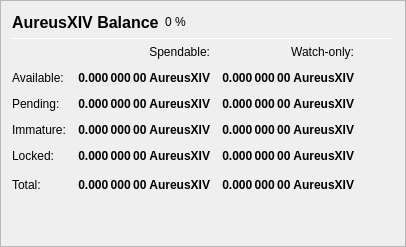
                   <widget class="QFrame" name="frame_Balances">
                    <property name="frameShape">
                     <enum>QFrame::StyledPanel</enum>
                    </property>
                    <property name="frameShadow">
                     <enum>QFrame::Raised</enum>
                    </property>
                    <layout class="QVBoxLayout" name="verticalLayout_4">
                     <item>
                      <layout class="QHBoxLayout" name="horizontalLayout_4">
                       <item>
                        <widget class="QLabel" name="label_5">
                         <property name="minimumSize">
                          <size>
                           <width>0</width>
                           <height>20</height>
                          </size>
                         </property>
                         <property name="font">
                          <font>
                           <pointsize>12</pointsize>
                           <weight>75</weight>
                           <bold>true</bold>
                          </font>
                         </property>
                         <property name="text">
                          <string>AureusXIV Balance</string>
                         </property>
                        </widget>
                       </item>
                       <item>
                        <widget class="QLabel" name="labelVITPercent">
                         <property name="text">
                          <string notr="true">0 %</string>
                         </property>
                        </widget>
                       </item>
                       <item>
                        <spacer name="horizontalSpacer_3">
                         <property name="orientation">
                          <enum>Qt::Horizontal</enum>
                         </property>
                         <property name="sizeHint" stdset="0">
                          <size>
                           <width>40</width>
                           <height>20</height>
                          </size>
                         </property>
                        </spacer>
                       </item>
                      </layout>
                     </item>
                     <item>
                      <widget class="Line" name="line_Balance">
                       <property name="minimumSize">
                        <size>
                         <width>0</width>
                         <height>1</height>
                        </size>
                       </property>
                       <property name="maximumSize">
                        <size>
                         <width>16777215</width>
                         <height>1</height>
                        </size>
                       </property>
                       <property name="orientation">
                        <enum>Qt::Horizontal</enum>
                       </property>
                      </widget>
                     </item>
                     <item>
                      <layout class="QGridLayout" name="gridLayout">
                       <property name="spacing">
                        <number>12</number>
                       </property>
                       <item row="0" column="1">
                        <widget class="QLabel" name="labelSpendable">
                         <property name="text">
                          <string>Spendable:</string>
                         </property>
                         <property name="alignment">
                          <set>Qt::AlignRight|Qt::AlignTrailing|Qt::AlignVCenter</set>
                         </property>
                        </widget>
                       </item>
                       <item row="0" column="2">
                        <widget class="QLabel" name="labelWatchonly">
                         <property name="text">
                          <string>Watch-only:</string>
                         </property>
                         <property name="alignment">
                          <set>Qt::AlignRight|Qt::AlignTrailing|Qt::AlignVCenter</set>
                         </property>
                        </widget>
                       </item>
                       <item row="1" column="0">
                        <widget class="QLabel" name="labelBalanceText">
                         <property name="text">
                          <string>Available:</string>
                         </property>
                        </widget>
                       </item>
                       <item row="1" column="1">
                        <widget class="QLabel" name="labelBalance">
                         <property name="font">
                          <font>
                           <weight>75</weight>
                           <bold>true</bold>
                          </font>
                         </property>
                         <property name="cursor">
                          <cursorShape>IBeamCursor</cursorShape>
                         </property>
                         <property name="toolTip">
                          <string>Your current spendable balance</string>
                         </property>
                         <property name="text">
                          <string notr="true">0.000 000 00 AureusXIV</string>
                         </property>
                         <property name="alignment">
                          <set>Qt::AlignRight|Qt::AlignTrailing|Qt::AlignVCenter</set>
                         </property>
                         <property name="textInteractionFlags">
                          <set>Qt::LinksAccessibleByMouse|Qt::TextSelectableByKeyboard|Qt::TextSelectableByMouse</set>
                         </property>
                        </widget>
                       </item>
                       <item row="1" column="2">
                        <widget class="QLabel" name="labelWatchAvailable">
                         <property name="font">
                          <font>
                           <weight>75</weight>
                           <bold>true</bold>
                          </font>
                         </property>
                         <property name="cursor">
                          <cursorShape>IBeamCursor</cursorShape>
                         </property>
                         <property name="toolTip">
                          <string>Your current balance in watch-only addresses</string>
                         </property>
                         <property name="text">
                          <string notr="true">0.000 000 00 AureusXIV</string>
                         </property>
                         <property name="alignment">
                          <set>Qt::AlignRight|Qt::AlignTrailing|Qt::AlignVCenter</set>
                         </property>
                         <property name="textInteractionFlags">
                          <set>Qt::LinksAccessibleByMouse|Qt::TextSelectableByKeyboard|Qt::TextSelectableByMouse</set>
                         </property>
                        </widget>
                       </item>
                       <item row="2" column="0">
                        <widget class="QLabel" name="labelPendingText">
                         <property name="text">
                          <string>Pending:</string>
                         </property>
                        </widget>
                       </item>
                       <item row="2" column="1">
                        <widget class="QLabel" name="labelUnconfirmed">
                         <property name="font">
                          <font>
                           <weight>75</weight>
                           <bold>true</bold>
                          </font>
                         </property>
                         <property name="cursor">
                          <cursorShape>IBeamCursor</cursorShape>
                         </property>
                         <property name="toolTip">
                          <string>Total of transactions that have yet to be confirmed, and do not yet count toward the spendable balance</string>
                         </property>
                         <property name="text">
                          <string notr="true">0.000 000 00 AureusXIV</string>
                         </property>
                         <property name="alignment">
                          <set>Qt::AlignRight|Qt::AlignTrailing|Qt::AlignVCenter</set>
                         </property>
                         <property name="textInteractionFlags">
                          <set>Qt::LinksAccessibleByMouse|Qt::TextSelectableByKeyboard|Qt::TextSelectableByMouse</set>
                         </property>
                        </widget>
                       </item>
                       <item row="2" column="2">
                        <widget class="QLabel" name="labelWatchPending">
                         <property name="font">
                          <font>
                           <weight>75</weight>
                           <bold>true</bold>
                          </font>
                         </property>
                         <property name="cursor">
                          <cursorShape>IBeamCursor</cursorShape>
                         </property>
                         <property name="toolTip">
                          <string>Unconfirmed transactions to watch-only addresses</string>
                         </property>
                         <property name="text">
                          <string notr="true">0.000 000 00 AureusXIV</string>
                         </property>
                         <property name="alignment">
                          <set>Qt::AlignRight|Qt::AlignTrailing|Qt::AlignVCenter</set>
                         </property>
                         <property name="textInteractionFlags">
                          <set>Qt::LinksAccessibleByMouse|Qt::TextSelectableByKeyboard|Qt::TextSelectableByMouse</set>
                         </property>
                        </widget>
                       </item>
                       <item row="3" column="0">
                        <widget class="QLabel" name="labelImmatureText">
                         <property name="text">
                          <string>Immature:</string>
                         </property>
                        </widget>
                       </item>
                       <item row="3" column="1">
                        <widget class="QLabel" name="labelImmature">
                         <property name="font">
                          <font>
                           <weight>75</weight>
                           <bold>true</bold>
                          </font>
                         </property>
                         <property name="cursor">
                          <cursorShape>IBeamCursor</cursorShape>
                         </property>
                         <property name="toolTip">
                          <string>Staked or fundamentalnode rewards that has not yet matured</string>
                         </property>
                         <property name="text">
                          <string notr="true">0.000 000 00 AureusXIV</string>
                         </property>
                         <property name="alignment">
                          <set>Qt::AlignRight|Qt::AlignTrailing|Qt::AlignVCenter</set>
                         </property>
                         <property name="textInteractionFlags">
                          <set>Qt::LinksAccessibleByMouse|Qt::TextSelectableByKeyboard|Qt::TextSelectableByMouse</set>
                         </property>
                        </widget>
                       </item>
                       <item row="3" column="2">
                        <widget class="QLabel" name="labelWatchImmature">
                         <property name="font">
                          <font>
                           <weight>75</weight>
                           <bold>true</bold>
                          </font>
                         </property>
                         <property name="cursor">
                          <cursorShape>IBeamCursor</cursorShape>
                         </property>
                         <property name="toolTip">
                          <string>Staked or fundamentalnode rewards in watch-only addresses that has not yet matured</string>
                         </property>
                         <property name="text">
                          <string notr="true">0.000 000 00 AureusXIV</string>
                         </property>
                         <property name="alignment">
                          <set>Qt::AlignRight|Qt::AlignTrailing|Qt::AlignVCenter</set>
                         </property>
                         <property name="textInteractionFlags">
                          <set>Qt::LinksAccessibleByMouse|Qt::TextSelectableByKeyboard|Qt::TextSelectableByMouse</set>
                         </property>
                        </widget>
                       </item>
                       <item row="4" column="0">
                        <widget class="QLabel" name="labelLockedBalanceText">
                         <property name="toolTip">
                          <string>Locked AureusXIV or Fundamentalnode collaterals. These are excluded from zAureusXIV minting.</string>
                         </property>
                         <property name="text">
                          <string>Locked:</string>
                         </property>
                        </widget>
                       </item>
                       <item row="4" column="1">
                        <widget class="QLabel" name="labelLockedBalance">
                         <property name="font">
                          <font>
                           <weight>75</weight>
                           <bold>true</bold>
                          </font>
                         </property>
                         <property name="cursor">
                          <cursorShape>IBeamCursor</cursorShape>
                         </property>
                         <property name="toolTip">
                          <string>Locked AureusXIV or Fundamentalnode collaterals. These are excluded from zAureusXIV minting.</string>
                         </property>
                         <property name="text">
                          <string notr="true">0.000 000 00 AureusXIV</string>
                         </property>
                         <property name="alignment">
                          <set>Qt::AlignRight|Qt::AlignTrailing|Qt::AlignVCenter</set>
                         </property>
                         <property name="textInteractionFlags">
                          <set>Qt::LinksAccessibleByMouse|Qt::TextSelectableByKeyboard|Qt::TextSelectableByMouse</set>
                         </property>
                        </widget>
                       </item>
                       <item row="4" column="2">
                        <widget class="QLabel" name="labelWatchLocked">
                         <property name="font">
                          <font>
                           <weight>75</weight>
                           <bold>true</bold>
                          </font>
                         </property>
                         <property name="cursor">
                          <cursorShape>IBeamCursor</cursorShape>
                         </property>
                         <property name="toolTip">
                          <string>Current locked balance in watch-only addresses</string>
                         </property>
                         <property name="text">
                          <string notr="true">0.000 000 00 AureusXIV</string>
                         </property>
                         <property name="alignment">
                          <set>Qt::AlignRight|Qt::AlignTrailing|Qt::AlignVCenter</set>
                         </property>
                         <property name="textInteractionFlags">
                          <set>Qt::LinksAccessibleByMouse|Qt::TextSelectableByKeyboard|Qt::TextSelectableByMouse</set>
                         </property>
                        </widget>
                       </item>
                       <item row="5" column="0">
                        <widget class="QLabel" name="labelTotalText">
                         <property name="text">
                          <string>Total:</string>
                         </property>
                         <property name="toolTip">
                          <string>Your current AureusXIV balance, unconfirmed and immature transactions included</string>
                         </property>
                        </widget>
                       </item>
                       <item row="5" column="1">
                        <widget class="QLabel" name="labelTotal">
                         <property name="font">
                          <font>
                           <weight>75</weight>
                           <bold>true</bold>
                          </font>
                         </property>
                         <property name="cursor">
                          <cursorShape>IBeamCursor</cursorShape>
                         </property>
                         <property name="toolTip">
                          <string>Your current AureusXIV balance, unconfirmed and immature transactions included</string>
                         </property>
                         <property name="text">
                          <string notr="true">0.000 000 00 AureusXIV</string>
                         </property>
                         <property name="alignment">
                          <set>Qt::AlignRight|Qt::AlignTrailing|Qt::AlignVCenter</set>
                         </property>
                         <property name="textInteractionFlags">
                          <set>Qt::LinksAccessibleByMouse|Qt::TextSelectableByKeyboard|Qt::TextSelectableByMouse</set>
                         </property>
                        </widget>
                       </item>
                       <item row="5" column="2">
                        <widget class="QLabel" name="labelWatchTotal">
                         <property name="font">
                          <font>
                           <weight>75</weight>
                           <bold>true</bold>
                          </font>
                         </property>
                         <property name="cursor">
                          <cursorShape>IBeamCursor</cursorShape>
                         </property>
                         <property name="toolTip">
                          <string>Current total balance in watch-only addresses</string>
                         </property>
                         <property name="text">
                          <string notr="true">0.000 000 00 AureusXIV</string>
                         </property>
                         <property name="alignment">
                          <set>Qt::AlignRight|Qt::AlignTrailing|Qt::AlignVCenter</set>
                         </property>
                         <property name="textInteractionFlags">
                          <set>Qt::LinksAccessibleByMouse|Qt::TextSelectableByKeyboard|Qt::TextSelectableByMouse</set>
                         </property>
                        </widget>
                       </item>
                       <item row="5" column="3">
                        <spacer name="horizontalSpacer_9">
                         <property name="orientation">
                          <enum>Qt::Horizontal</enum>
                         </property>
                         <property name="sizeHint" stdset="0">
                          <size>
                           <width>40</width>
                           <height>20</height>
                          </size>
                         </property>
                        </spacer>
                       </item>
                      </layout>
                     </item>
                     <item>
                      <spacer name="verticalSpacer_3">
                       <property name="orientation">
                        <enum>Qt::Vertical</enum>
                       </property>
                       <property name="sizeHint" stdset="0">
                        <size>
                         <width>20</width>
                         <height>40</height>
                        </size>
                       </property>
                      </spacer>
                     </item>
                    </layout>
                   </widget>
